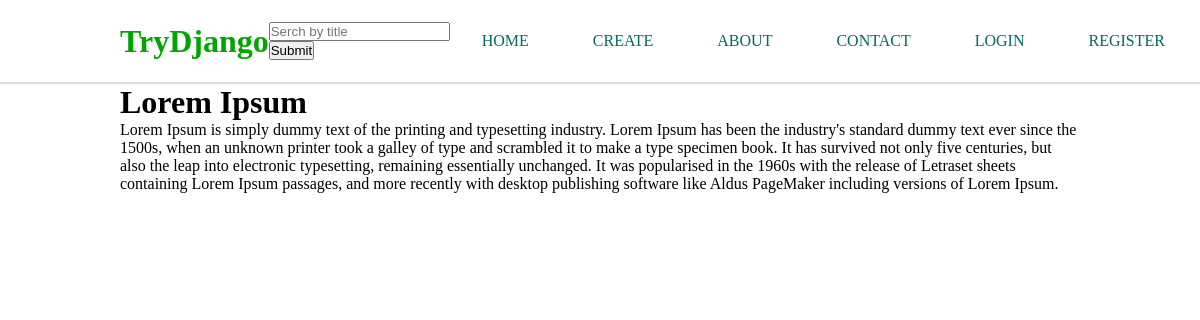
/article/detail/1, run on an earlier commit of the app's database.
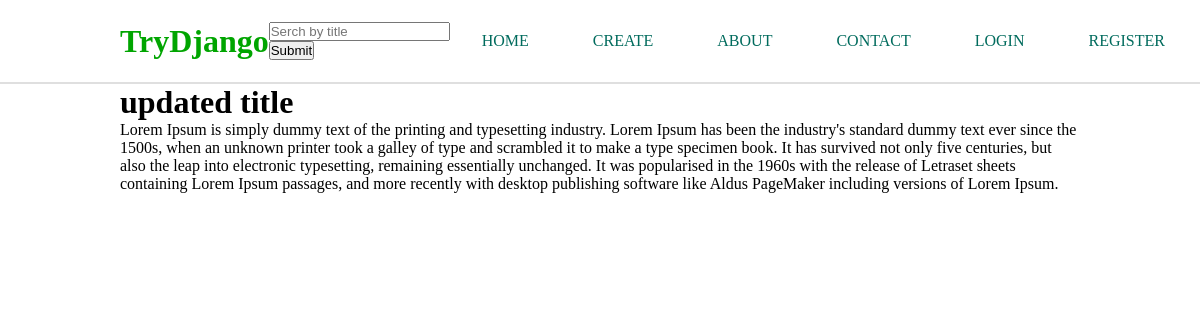
And on a later commit of the database.
### articles/models.py (models this page shows, shortened)
class Article(models.Model):
    author = models.ForeignKey(User, on_delete=models.CASCADE)
    title = models.CharField(max_length=50)
    slug = models.SlugField(null=True, blank=True)
    content = models.TextField()
    date_created = models.DateTimeField(default=timezone.now)

### articles/views.py (the view)
# urls.py: path('article/detail/<int:pk>', article_detail, name='article-detail'),
def article_detail(request, pk):
    article = Article.objects.get(pk=pk)
    content = article.content
    context = {
        'article': article.title,
        'content': content
    }
    return render(request, 'article_detail.html', context)

### templates/article_detail.html (shortened to what this page needs)
{% extends 'index.html' %}
{% block content %}
    <h1>{{ article }}</h1>
    <div>
        <p>{{ content }}</p>
    </div>
{% endblock content %}

What changed in the data, as far as the page shows it:
changed Article: title "Lorem Ipsum" → "updated title"
